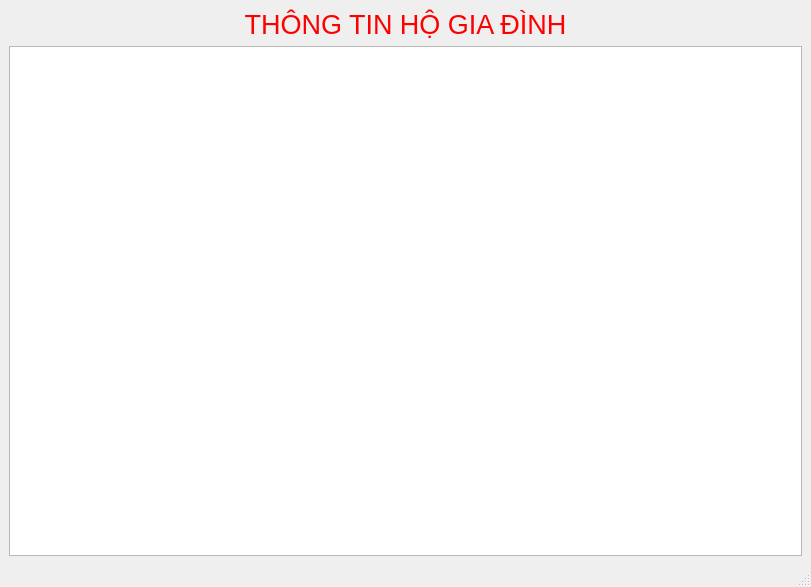
<?xml version="1.0" encoding="UTF-8"?>
<ui version="4.0">
 <class>showFamilys</class>
 <widget class="QMainWindow" name="showFamilys">
  <property name="geometry">
   <rect>
    <x>0</x>
    <y>0</y>
    <width>811</width>
    <height>587</height>
   </rect>
  </property>
  <property name="windowTitle">
   <string>MainWindow</string>
  </property>
  <widget class="QWidget" name="centralwidget">
   <layout class="QGridLayout" name="gridLayout">
    <item row="0" column="0">
     <layout class="QVBoxLayout" name="verticalLayout">
      <item>
       <widget class="QLabel" name="label">
        <property name="font">
         <font>
          <pointsize>20</pointsize>
         </font>
        </property>
        <property name="text">
         <string>&lt;html&gt;&lt;head/&gt;&lt;body&gt;&lt;p align=&quot;center&quot;&gt;&lt;span style=&quot; color:#ff0000;&quot;&gt;THÔNG TIN HỘ GIA ĐÌNH&lt;/span&gt;&lt;/p&gt;&lt;/body&gt;&lt;/html&gt;</string>
        </property>
       </widget>
      </item>
      <item>
       <widget class="QTableView" name="tableView_Familys"/>
      </item>
     </layout>
    </item>
   </layout>
  </widget>
  <widget class="QMenuBar" name="menubar">
   <property name="geometry">
    <rect>
     <x>0</x>
     <y>0</y>
     <width>811</width>
     <height>22</height>
    </rect>
   </property>
  </widget>
  <widget class="QStatusBar" name="statusbar"/>
 </widget>
 <resources/>
 <connections/>
</ui>
